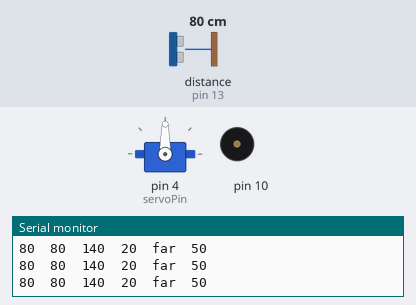
A sketch run on a simulated Arduino Uno, built with avr-gcc and run on an emulated ATmega328P. Parts: servo, buzzer (waves = sounding), the last lines printed to the serial monitor. Inputs (shaded band) come from the test bench; at power-on: distance to the obstacle (sensor on pin 13) 80 cm. The echo pulse lasts 58.3 µs per cm.

Above: at 1.2 s.
1.3 s: distance to the obstacle (sensor on pin 13) set to 21 cm
2.8 s: distance to the obstacle (sensor on pin 13) set to 17 cm
At 4.3 s:
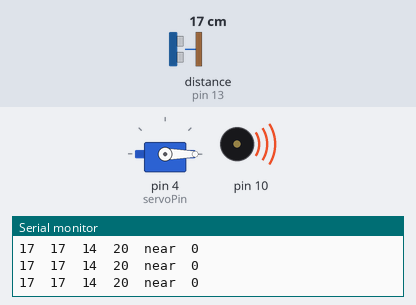
4.6 s: distance to the obstacle (sensor on pin 13) set to 250 cm
At 6.3 s:
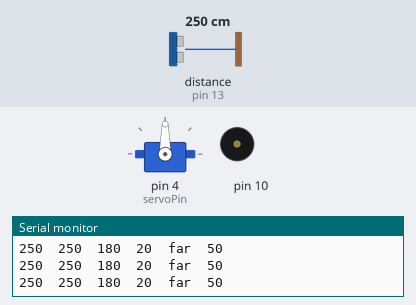
Timing chart, 0 to 7.8 s (numbered marks = the images above; inputs shaded):
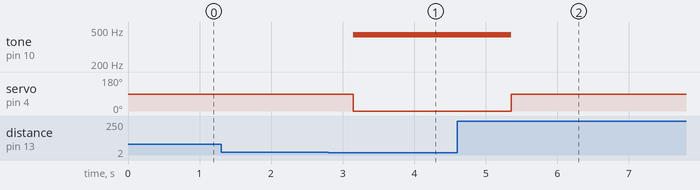

Measured:
- the behaviour switches between 20 and 19 cm on distance to the obstacle (sensor on pin 13) (found by bisection; images 0 and 1)
- after the input at 2.8 s, tone on pin 10: silent → 440 Hz after 0.35 s; servo on pin 4 (servoPin): 90° → 0° after 0.35 s
- after the input at 4.6 s, tone on pin 10: 440 Hz → silent after 0.76 s; servo on pin 4 (servoPin): 0° → 90° after 0.76 s

The sketch:

W08_04_threshold_switchCase_sonar.ino
```cpp
// sensor thresholding :: sonar

// sonar on pins 12 and 13
// servo on pin 4

#include <MedianFilter.h>
#include <Ultrasonic.h>
#include <Servo.h>

// circuit variables
Servo continuous_360;
int servoValue;
int servoPin = 4;

// filter variables
MedianFilter medianValues(32, 0); // first value can be up to 255, bigger = more filter slower code
                                  // second value is a preset - i leave it zero

int filteredValues;

//Ultra sonic sensor pin definitions
int trigpin = 12;//appoint trigger pin
int echopin = 13;//appoint echo pin

Ultrasonic ultrasonic(trigpin,echopin); // create object

// postion limits for mapping -- contextual -- you need to think a bit here
int sonarLow = 10;    // adjust both of these for your context
int sonarHigh = 100;

// servo postion limits for mapping
int servoLow = 0;
int servoHigh = 180;

// threshold to stop servo
const int NEAR = 0;  //https://www.youtube.com/watch?v=E9IuXEwpU7U
const int FAR = 1;

int threshold = 90;  // test in context!
int DISTANCE_STATE = NEAR;

void setup() {

  Serial.begin(9600);
  continuous_360.attach(servoPin);
  ultrasonic.setTimeout(15000UL); // see examples OR https://tangiblemedia.ca/building-blocks/sonar-sensor-ultrasonic-distance-detector/
  Serial.println(__FILE__);
}

void loop() {

  // read your sensors - inputs
    int distanceReading = averageUltraSonic(3); // average (X) readings
      Serial.print(distanceReading); // value 1 in plotter
      Serial.print("\t");

  // integrate and set states
    medianValues.in(distanceReading);
    filteredValues = medianValues.out();
      Serial.print(filteredValues);  // value 2 in plotter
      Serial.print("\t");

  // map
    servoValue = map(filteredValues, sonarLow, sonarHigh, servoLow, servoHigh); //0,180

  // limit the range
    if (servoValue < servoLow)  servoValue = servoLow;
    if (servoValue > servoHigh) servoValue = servoHigh;
    Serial.print(servoValue);   // value 3 in plotter
    Serial.print("\t");


  // THRESHOLD

    // use serial plotter
    // look at your sensor max and min, pick a value between that makes sense
    // change the 90 to the value you determine

    threshold = 20; // 90 is a start point -- it will be wrong - find yours
    Serial.print(threshold);   // value 4 in plotter
    Serial.print('\t');

  // THRESHOLD COMPARE -- distance is NEAR (below threshold) of FAR ( above threshold)
  if (servoValue < threshold) {
    DISTANCE_STATE = NEAR;
  } else {
    DISTANCE_STATE = FAR;
  }

  // SWITCH TO DETERMINE ACTION
  switch(DISTANCE_STATE){
    case NEAR:
      Serial.print("near");   // value 5 in plotter
      tone(10,440);
      continuous_360.write(0); // spin one way fast
    break;

    case FAR:
      Serial.print("far");   // value 5 in plotter
      noTone(10);
      continuous_360.write(90); // stop
    break;
  }

  Serial.print('\t');
  Serial.print(DISTANCE_STATE*50); //  // value 6 in plotter
  Serial.println();

} // end loop


// this function reads the distance 'howMany' times
// it then returns the average of those readings

int averageUltraSonic( int howMany ){
  long dist = 0;
  for (int i = 0; i < howMany; i++){
      dist += ultrasonic.read();
  }
  return dist = (int) dist / howMany;
}
```
